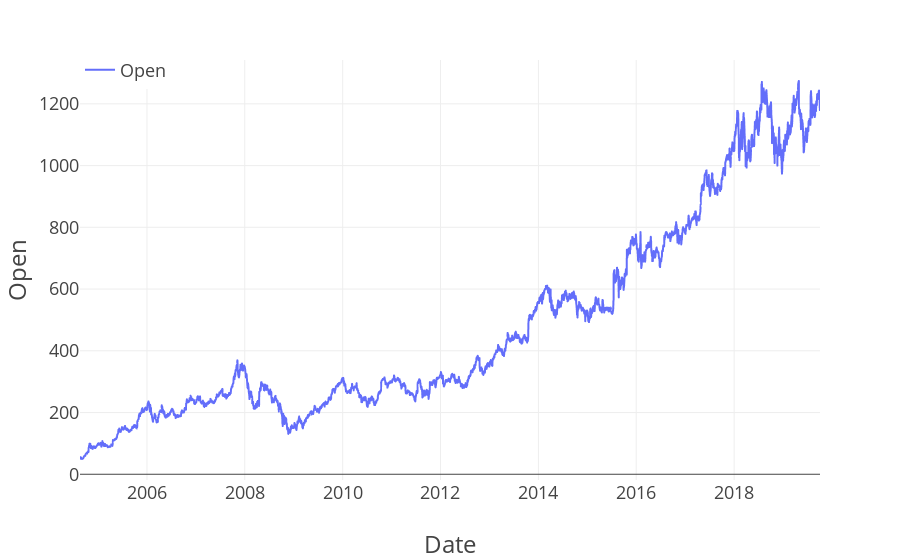

Source (notebook cell):
### Code cell
import plotly.express as px
import plotly.graph_objects as go
import plotly.io as pio
pio.templates.default = "plotly_white"

plot_template = dict(
    layout=go.Layout({
        "font_size": 18,
        "xaxis_title_font_size": 24,
        "yaxis_title_font_size": 24})
)

fig = px.line(df['Open'], labels=dict(
    created_at="Date", value="Open", variable="Sensor"
))
fig.update_layout(
  template=plot_template, legend=dict(orientation='h', y=1.02, title_text="")
)
fig.show()

### Figure 1 — Plotly figure (JSON) as saved in the notebook; plotly's stock layout.template omitted (floating-point values rounded to 4 significant figures; data arrays with more than 128 entries replaced by an {"elided": "..."} marker saying what was removed)
{"data": [{"hovertemplate": "Sensor=Open<br>Date=%{x}<br>Open=%{y}<extra></extra>", "legendgroup": "Open", "line": {"color": "#636efa", "dash": "solid"}, "marker": {"symbol": "circle"}, "mode": "lines", "name": "Open", "showlegend": true, "type": "scattergl", "x": {"elided": "3809 str values"}, "xaxis": "x", "y": {"elided": "3809 float values"}, "yaxis": "y"}], "layout": {"legend": {"orientation": "h", "title": {"text": ""}, "tracegroupgap": 0, "y": 1.02}, "margin": {"t": 60}, "xaxis": {"anchor": "y", "domain": [0, 1], "title": {"text": "Date"}}, "yaxis": {"anchor": "x", "domain": [0, 1], "title": {"text": "Open"}}}}
